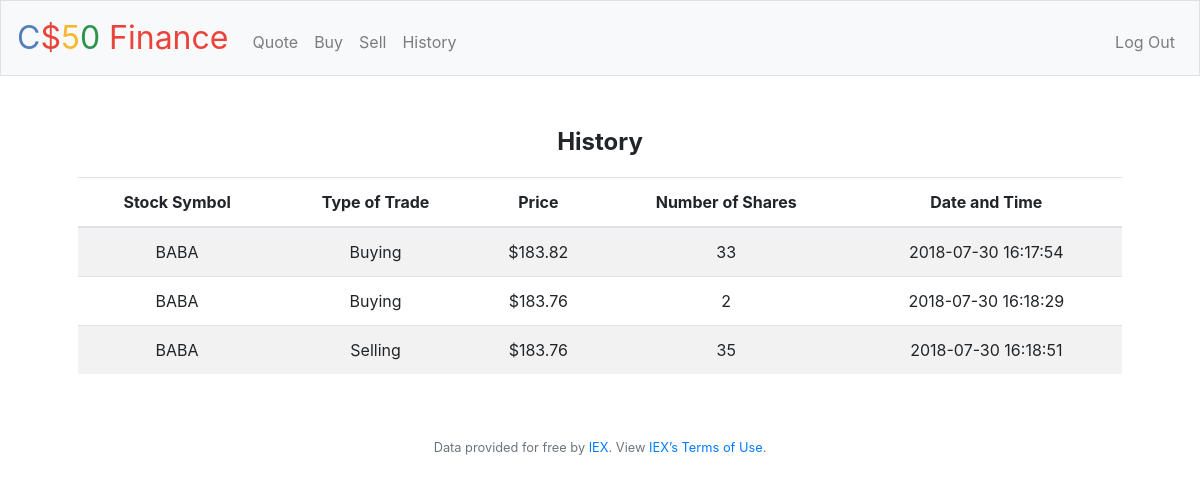
The app's page /history (signed in) with its own data.
### tables this page shows
CREATE TABLE 'history' (
symbol TEXT NOT NULL,'isBuying' INTEGER NOT NULL,'price' TEXT NOT NULL,
shares INTEGER NOT NULL,'datetime' TEXT NOT NULL, 'id'  INTEGER NOT NULL  );

### application.py (the view)
@app.route("/history")
@login_required
def history():
    return render_template("history.html", table=db.execute("SELECT * FROM history WHERE id = :id",
                            id=session["user_id"]))

### application.py (called while the page is built)
@app.after_request
def after_request(response):
    response.headers["Cache-Control"] = "no-cache, no-store, must-revalidate"
    response.headers["Expires"] = 0
    response.headers["Pragma"] = "no-cache"
    return response

### helpers.py (called while the page is built)
def login_required(f):
    @wraps(f)
    def decorated_function(*args, **kwargs):
        if session.get("user_id") is None:
            return redirect("/login")
        return f(*args, **kwargs)
    return decorated_function

### templates/history.html (shortened to what this page needs)
{% extends "layout.html" %}
{% block main %}
    <header>
        History
    </header>
    <table class="table table-striped">
        <thead>
            <tr>
                <th>Stock Symbol</th>
                <th>Type of Trade</th>
                <th>Price</th>
                <th>Number of Shares</th>
                <th>Date and Time</th>
            </tr>
        </thead>
        <tbody>
            {% for row in table %}
            <tr>
                <td>{{ row["symbol"] }}</td>
                {% if row["isBuying"] == 1 %}
                    <td>Buying</td>
                {% else %}
                    <td>Selling</td>
                {% endif %}
                <td>{{ row["price"] }}</td>
                <td>{{ row["shares"] }}</td>
                <td>{{ row["datetime"] }}</td>
            </tr>
            {% endfor %}
        </tbody>
    </table>
{% endblock %}

### templates/layout.html (shortened to what this page needs)
<!DOCTYPE html>
<html lang="en">
    <head>
        <link href="https://maxcdn.bootstrapcdn.com/bootstrap/4.0.0-beta.2/css/bootstrap.min.css" rel="stylesheet"/>
        <link href="/static/styles.css" rel="stylesheet"/>
    </head>
    <body>
        <nav class="navbar navbar-expand-md navbar-light bg-light border">
            <a class="navbar-brand" href="/"><span class="blue">C</span><span class="red">$</span><span class="yellow">5</span><span class="green">0</span> <span class="red">Finance</span></a>
            <div class="collapse navbar-collapse" id="navbar">
                {% if session.user_id %}
                    <ul class="navbar-nav mr-auto mt-2">
                        <li class="nav-item"><a class="nav-link" href="/quote">Quote</a></li>
                        <li class="nav-item"><a class="nav-link" href="/buy">Buy</a></li>
                        <li class="nav-item"><a class="nav-link" href="/sell">Sell</a></li>
                        <li class="nav-item"><a class="nav-link" href="/history">History</a></li>
                    </ul>
                    <ul class="navbar-nav ml-auto mt-2">
                        <li class="nav-item"><a class="nav-link" href="/logout">Log Out</a></li>
                    </ul>
                {% else %}
                    <ul class="navbar-nav ml-auto mt-2">
                        <li class="nav-item"><a class="nav-link" href="/register">Register</a></li>
                        <li class="nav-item"><a class="nav-link" href="/login">Log In</a></li>
                    </ul>
                {% endif %}
            </div>
        </nav>
        <main class="container p-5">
            {% block main %}{% endblock %}
        </main>
        <footer class="small text-center text-muted">
            Data provided for free by <a href="https://iextrading.com/developer">IEX</a>. View <a href="https://iextrading.com/api-exhibit-a/">IEX’s Terms of Use</a>.
        </footer>
    </body>
</html>

### static/styles.css (style rules this page uses)
nav .navbar-brand { font-size: xx-large; }
nav .navbar-brand .blue { color: #537fbe; }
nav .navbar-brand .red { color: #ea433b; }
nav .navbar-brand .yellow { color: #f5b82e; }
nav .navbar-brand .green { color: #2e944b; }
header { margin-bottom : 17px; text-align: center; font-size: 1.5em; font-weight: bold; }
main { overflow-x: auto; text-align: center; }

### records on screen
history: symbol "BABA", isBuying "Buying", price "$183.82", shares "33", datetime "2018-07-30 16:17:54"
history: symbol "BABA", isBuying "Buying", price "$183.76", shares "2", datetime "2018-07-30 16:18:29"
history: symbol "BABA", isBuying "Selling", price "$183.76", shares "35", datetime "2018-07-30 16:18:51"
